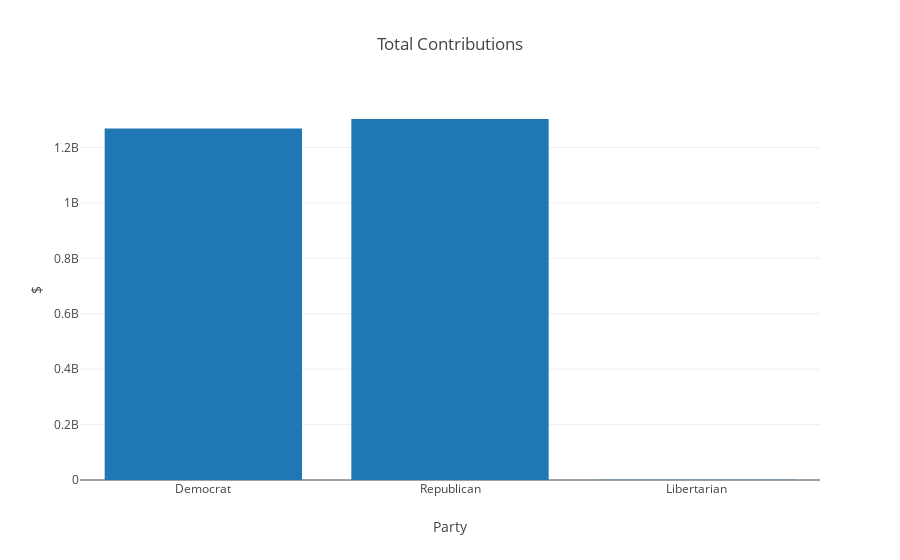

Here is the notebook cell this chart was saved with:
### Code cell
viz_raised_party(return_year(df_merged, 2018), state = "cc")

### Figure 1 — Plotly figure (JSON) as saved in the notebook; plotly's stock layout.template omitted (floating-point values rounded to 4 significant figures)
{"data": [{"type": "bar", "x": ["Democrat", "Republican", "Libertarian"], "y": [1268000000.0, 1303000000.0, 1104000.0]}], "layout": {"title": "Total Contributions", "xaxis": {"title": "Party"}, "yaxis": {"title": "$"}}}
